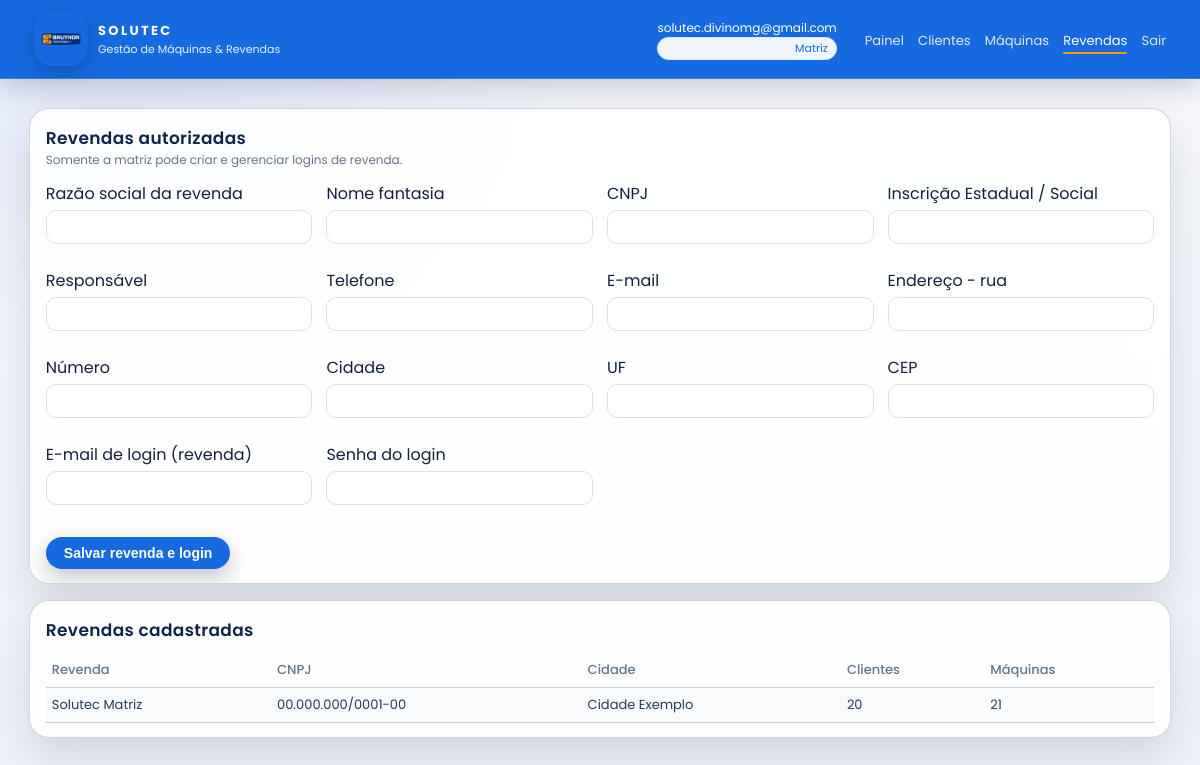
Page /resellers (signed in) on the committed database.
### tables this page shows
CREATE TABLE users (
    id            INTEGER PRIMARY KEY AUTOINCREMENT,
    email         TEXT NOT NULL UNIQUE,
    password_hash TEXT NOT NULL,
    role          TEXT NOT NULL,
    reseller_id   INTEGER,
    FOREIGN KEY (reseller_id) REFERENCES resellers(id)
);

CREATE TABLE resellers (
    id              INTEGER PRIMARY KEY AUTOINCREMENT,
    cnpj            TEXT NOT NULL,
    inscr_social    TEXT,
    razao_social    TEXT NOT NULL,
    responsavel     TEXT,
    phone           TEXT,
    email           TEXT,
    address_street  TEXT,
    address_number  TEXT,
    address_city    TEXT,
    address_state   TEXT,
    address_zip     TEXT
, fantasy_name TEXT);

### app.py (the view, shortened to what this page needs)
@app.route("/resellers", methods=["GET", "POST"])
@admin_required
def resellers():
    con = connect()
    cur = con.cursor()
    cur.execute("""
        SELECT r.*,
               (SELECT COUNT(*) FROM clients c WHERE c.reseller_id = r.id) as total_clients,
               (SELECT COUNT(*) FROM machines m WHERE m.reseller_id = r.id) as total_machines
        FROM resellers r
        ORDER BY r.razao_social
    """)
    rows = cur.fetchall()
    con.close()
    return render_template("resellers.html", rows=rows)

### app.py (called while the page is built)
@app.context_processor
def inject_network_info():
    return {"base_url": request.host_url.rstrip("/")}

@app.context_processor
def inject_helpers():
    return dict(build_maps_url=build_maps_url, whatsapp_url=whatsapp_url, whatsapp_share_url=whatsapp_share_url)

def connect():
    con = sqlite3.connect(DB_PATH, timeout=30)
    con.row_factory = sqlite3.Row
    con.execute("PRAGMA foreign_keys = ON")
    try:
        con.execute("PRAGMA journal_mode=WAL;")
        con.execute("PRAGMA busy_timeout = 5000;")
        print("[DEBUG] connect() usando banco:", DB_PATH)
    except Exception:
        pass
    return con

@app.before_request
def load_user():
    g.user = None
    user_id = session.get("user_id")
    if user_id:
        con = connect()
        cur = con.cursor()
        cur.execute("""            SELECT u.*,
                   r.razao_social AS reseller_razao,
                   r.fantasy_name AS reseller_fantasy
            FROM users u
            LEFT JOIN resellers r ON r.id = u.reseller_id
            WHERE u.id = ?
        """, (user_id,))
        row = cur.fetchone()
        con.close()
        if row:
            g.user = row

def admin_required(view):
    from functools import wraps
    @wraps(view)
    def wrapped(*args, **kwargs):
        if not g.user:
            return redirect(url_for("login", next=request.path))
        if g.user["role"] != "admin":
            flash("Acesso permitido apenas para a matriz.", "error")
            return redirect(url_for("dashboard"))
        return view(*args, **kwargs)
    return wrapped

### templates/resellers.html (shortened to what this page needs)
{% extends "base.html" %}
{% block body %}
<div class="card">
  <div class="section-header">
    <div>
      <div class="section-title">Revendas autorizadas</div>
      <div class="section-sub">Somente a matriz pode criar e gerenciar logins de revenda.</div>
    </div>
  </div>
  <form method="post" class="grid2">
    <div>
      <label>Razão social da revenda</label>
      <input name="razao_social" required>
    </div>
    <div>
      <label>Nome fantasia</label>
      <input name="fantasy_name">
    </div>
    <div>
      <label>CNPJ</label>
      <input name="cnpj">
    </div>
    <div>
      <label>Inscrição Estadual / Social</label>
      <input name="inscr_social">
    </div>
    <div>
      <label>Responsável</label>
      <input name="responsavel">
    </div>
    <div>
      <label>Telefone</label>
      <input name="phone">
    </div>
    <div>
      <label>E-mail</label>
      <input name="email">
    </div>
    <div>
      <label>Endereço - rua</label>
      <input name="address_street">
    </div>
    <div>
      <label>Número</label>
      <input name="address_number">
    </div>
    <div>
      <label>Cidade</label>
      <input name="address_city">
    </div>
    <div>
      <label>UF</label>
      <input name="address_state" maxlength="2">
    </div>
    <div>
      <label>CEP</label>
      <input name="address_zip">
    </div>
    <div>
      <label>E-mail de login (revenda)</label>
      <input name="login_email" required>
    </div>
    <div>
      <label>Senha do login</label>
      <input type="password" name="login_password" required>
    </div>
    <div style="grid-column:1/-1; margin-top:8px;">
      <button class="btn primary">Salvar revenda e login</button>
    </div>
  </form>
</div>
<div class="card" style="margin-top:16px;">
  <div class="section-title">Revendas cadastradas</div>
  {% if rows %}
  <table class="table">
    <thead>
      <tr>
        <th>Revenda</th>
        <th>CNPJ</th>
        <th>Cidade</th>
        <th>Clientes</th>
        <th>Máquinas</th>
      </tr>
    </thead>
    <tbody>
      {% for r in rows %}
      <tr>
        <td>
          {% if r.fantasy_name %}
            {{ r.fantasy_name }}<br>
            <span class="muted">{{ r.razao_social }}</span>
          {% else %}
            {{ r.razao_social }}
          {% endif %}
        </td>
        <td>{{ r.cnpj or '-' }}</td>
        <td>{{ r.address_city or '-' }}</td>
        <td>{{ r.total_clients }}</td>
        <td>{{ r.total_machines }}</td>
      </tr>
      {% endfor %}
    </tbody>
  </table>
  {% else %}
    <p class="muted">Nenhuma revenda cadastrada ainda.</p>
  {% endif %}
</div>
{% endblock %}

### templates/base.html (shortened to what this page needs)
<!doctype html>
<html lang="pt-br">
<head>
  <link rel="stylesheet" href="{{ url_for('static', filename='app.css') }}">
</head>
<body class="{% if not g.user %}is-login{% endif %}">
  <div class="layout">
    <header class="topbar">
      <div class="brand">
        <img src="{{ url_for('static', filename='logo.png') }}" alt="Solutec" class="logo">
        <div class="brand-text">
          <div class="brand-title">Solutec</div>
          <div class="brand-sub">
            {% if g.user and g.user.role == 'revenda' %}
              Revenda: {{ g.user.reseller_fantasy or g.user.reseller_razao or 'Autorizada' }}
            {% else %}
              Gestão de Máquinas & Revendas
            {% endif %}
          </div>
        </div>
      </div>
      {% if g.user %}
      <div class="topbar-right">
        <div class="user-chip">
          <div class="user-email">{{ g.user.email }}</div>
          <div class="user-role">
            {% if g.user.role == 'admin' %}Matriz{% else %}Revenda{% endif %}
          </div>
        </div>
        <nav class="top-nav">
          <a href="{{ url_for('dashboard') }}" class="{% if request.endpoint == 'dashboard' %}active{% endif %}">Painel</a>
          <a href="{{ url_for('clients_list') }}" class="{% if request.endpoint == 'clients_list' %}active{% endif %}">Clientes</a>
          <a href="{{ url_for('machines_list') }}" class="{% if request.endpoint in ['machines_list','machine_detail','machine_new'] %}active{% endif %}">Máquinas</a>
          {% if g.user.role == 'admin' %}
            <a href="{{ url_for('resellers') }}" class="{% if request.endpoint == 'resellers' %}active{% endif %}">Revendas</a>
          {% endif %}
          <a href="{{ url_for('logout') }}">Sair</a>
        </nav>
      </div>
      {% endif %}
    </header>
    <main class="content">
      {% block body %}{% endblock %}
    </main>
  </div>
</body>
</html>

### rows in the picture
users: user.email "solutec.divinomg@gmail.com"
resellers: razao_social "Solutec Matriz", cnpj "00.000.000/0001-00", address_city "Cidade Exemplo", total_clients "20", total_machines "21"
